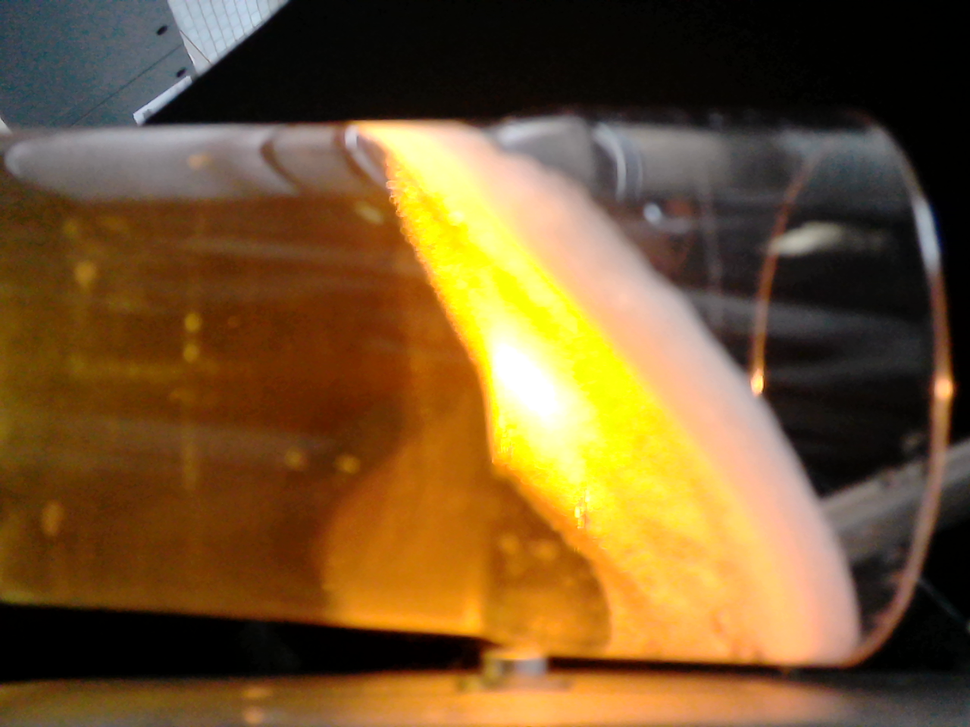
#> input picture tests/testimages/Bilder_ok/img672.png, 970 x 727 px, shrunk from 1280 x 960 before the run, found by its file name
$ python Test.py
#> lines starting #> are read from the running program, lines starting #| are printed output that depends on the picture; after the words box and inside, x2 and y2 are one past the last pixel; in counts of white or black regions, pixels touching at a corner belong together
import cv2
import numpy as np

# Load in image
image = cv2.imread('testimages/img672.png')
#> image is the input picture: shape (727, 970, 3); mean B, G, R 45.2, 86.3, 116.5

# Set fixed HSV values
hMin = 0
sMin = 0
vMin = 255
hMax = 179
sMax = 255
vMax = 255

# Set minimum and max HSV values to display
lower = np.array([hMin, sMin, vMin])
upper = np.array([hMax, sMax, vMax])

# Create HSV Image and threshold into a range
hsv = cv2.cvtColor(image, cv2.COLOR_BGR2HSV)
#> hsv: shape (727, 970, 3); mean H, S, V 32.8, 150.6, 117.8
mask = cv2.inRange(hsv, lower, upper)
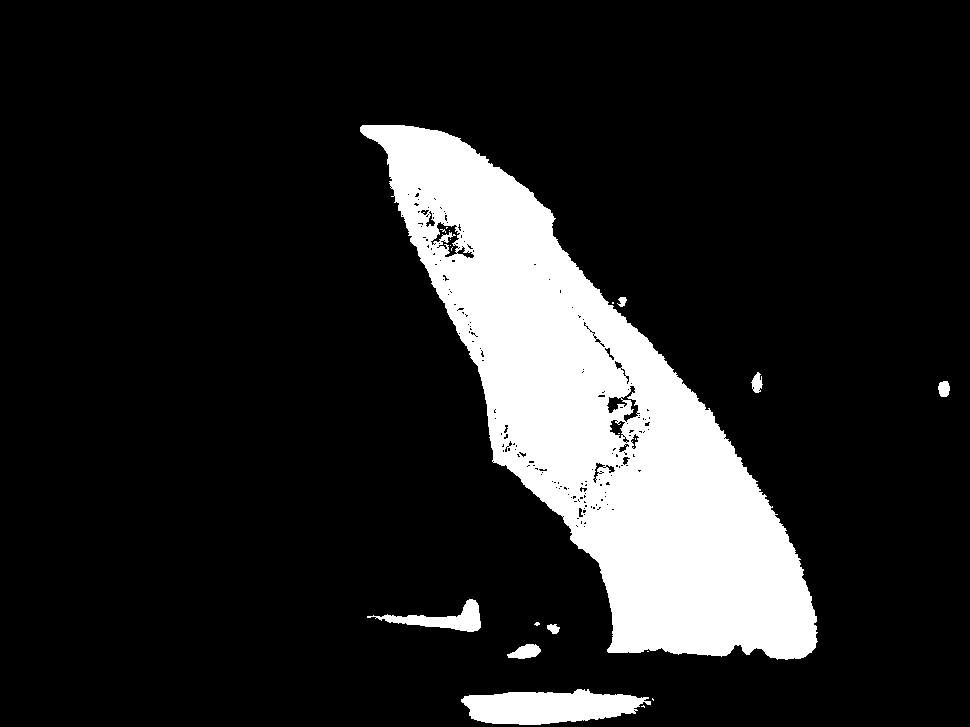
#> mask: shape (727, 970); 14.5% white; 21 white regions (13 under 20 px), largest, box (x1, y1, x2, y2) and area: (360, 125, 818, 660) 95290, (461, 689, 651, 725) 4811, (367, 599, 481, 632) 1332
output = cv2.bitwise_and(image, image, mask=mask)
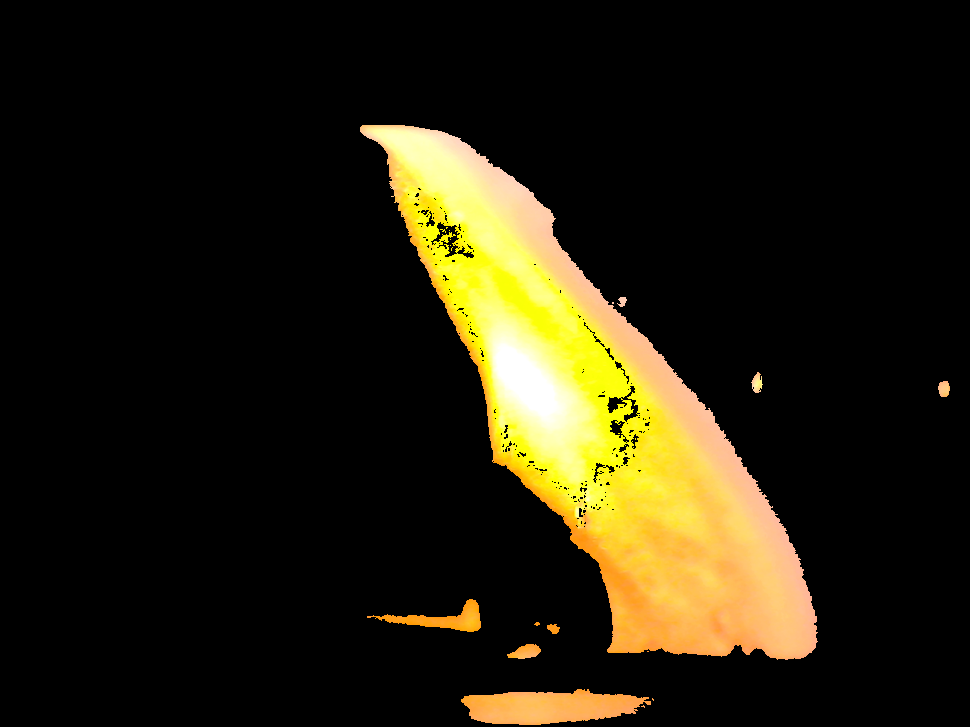
#> output: shape (727, 970, 3); mean B, G, R 13.7, 31.7, 37

# Apply Canny Edge Detection
edges = cv2.Canny(output, 100, 200)
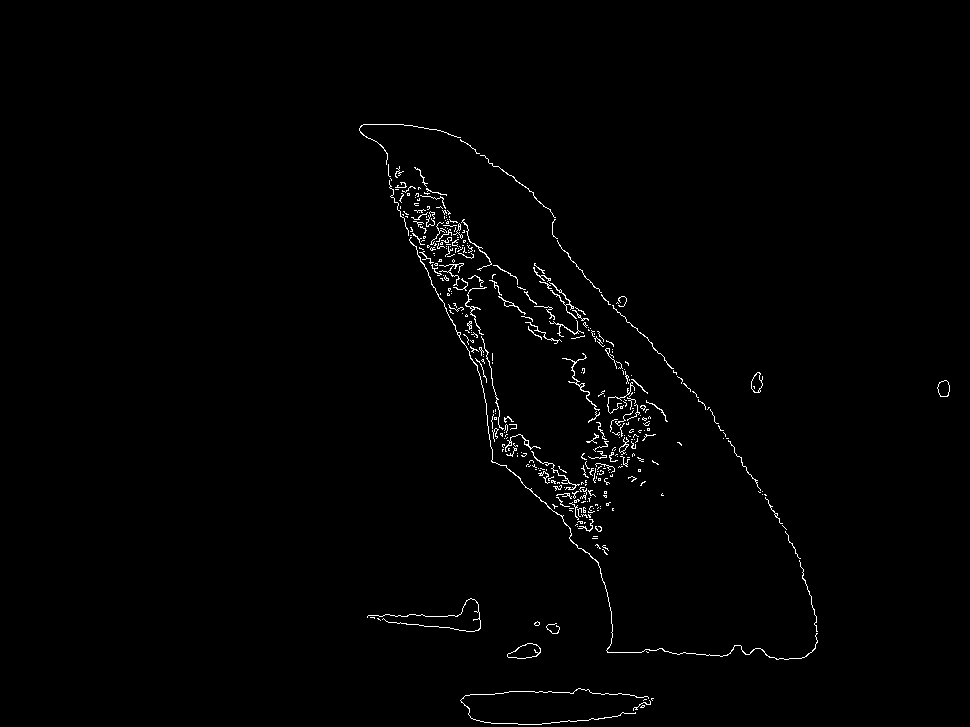
#> edges: shape (727, 970); 1% white in thin lines or dots, all inside (x1, y1, x2, y2) = (359, 124, 950, 725)

# Convert edges to 3 channels to overlay on the original image
edges_colored = cv2.cvtColor(edges, cv2.COLOR_GRAY2BGR)

# Overlay edges on the original image
overlay = cv2.addWeighted(image, 0.8, edges_colored, 0.2, 0)
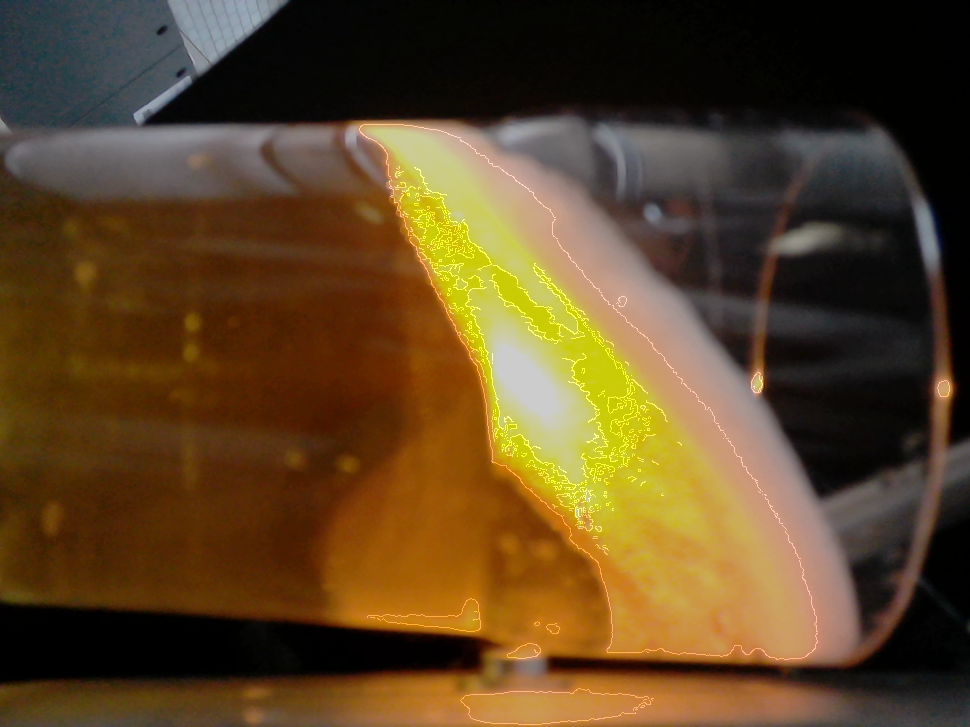
#> overlay: shape (727, 970, 3); mean B, G, R 36.7, 69.6, 93.8

# Display the overlay image
cv2.imshow('Output', output)
cv2.imshow('Edges Overlay', overlay)

# Wait indefinitely until a key is pressed
cv2.waitKey(0)
cv2.destroyAllWindows()

$ run again, with tests/testimages/Bilder_ok/img1435.png copied over tests/testimages/Bilder_ok/img672.png
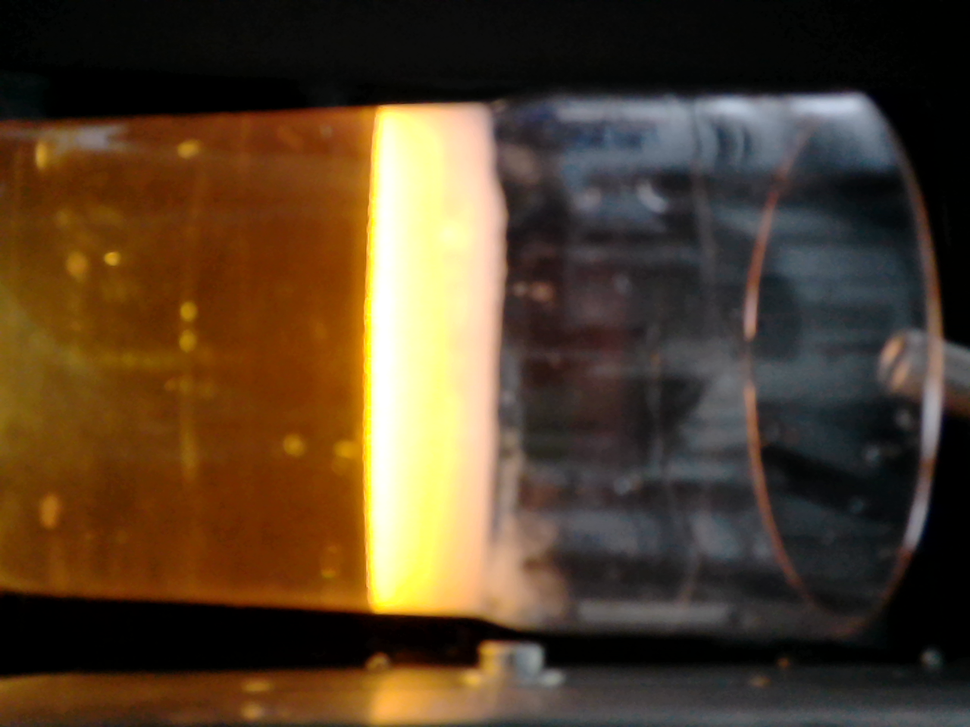
#> input picture tests/testimages/Bilder_ok/img1435.png, 970 x 727 px, shrunk from 1280 x 960 before the run, found by its file name
#> image is the input picture: shape (727, 970, 3); mean B, G, R 42.3, 64, 83.5
#> hsv: shape (727, 970, 3); mean H, S, V 48.8, 120, 86
#> `mask = cv2.inRange(hsv, lower, upper)`:
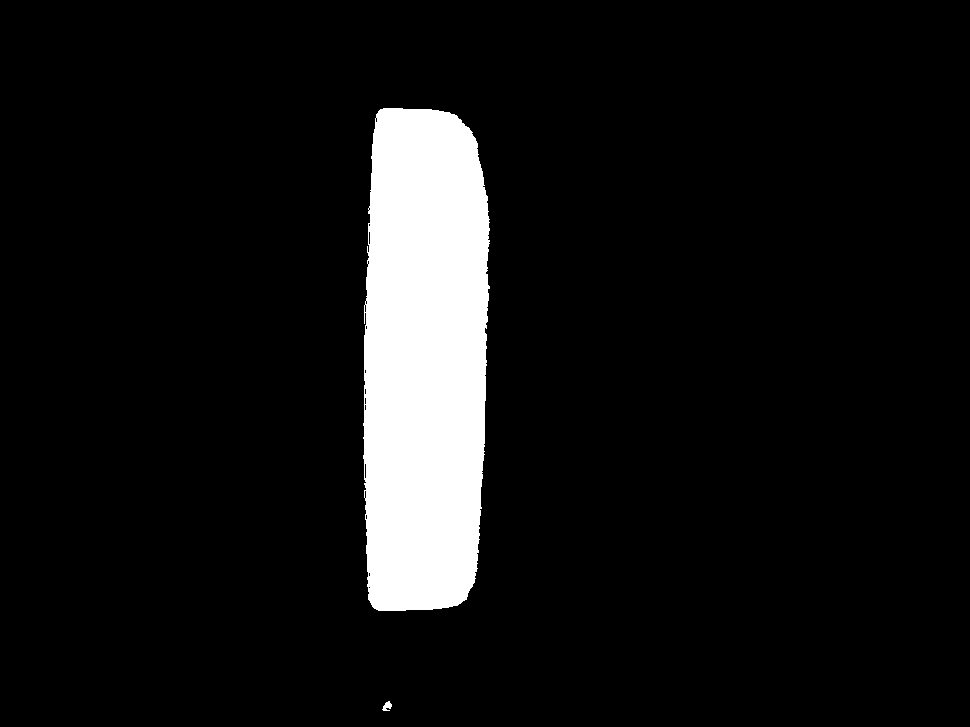
#> mask: shape (727, 970); 8.2% white; 2 white regions, box (x1, y1, x2, y2) and area: (363, 108, 490, 611) 57439, (382, 701, 392, 711) 61
#> edges: shape (727, 970); 0.31% white in thin lines or dots, all inside (x1, y1, x2, y2) = (362, 107, 490, 712)
#> `overlay = cv2.addWeighted(image, 0.8, edges_colored, 0.2, 0)`:
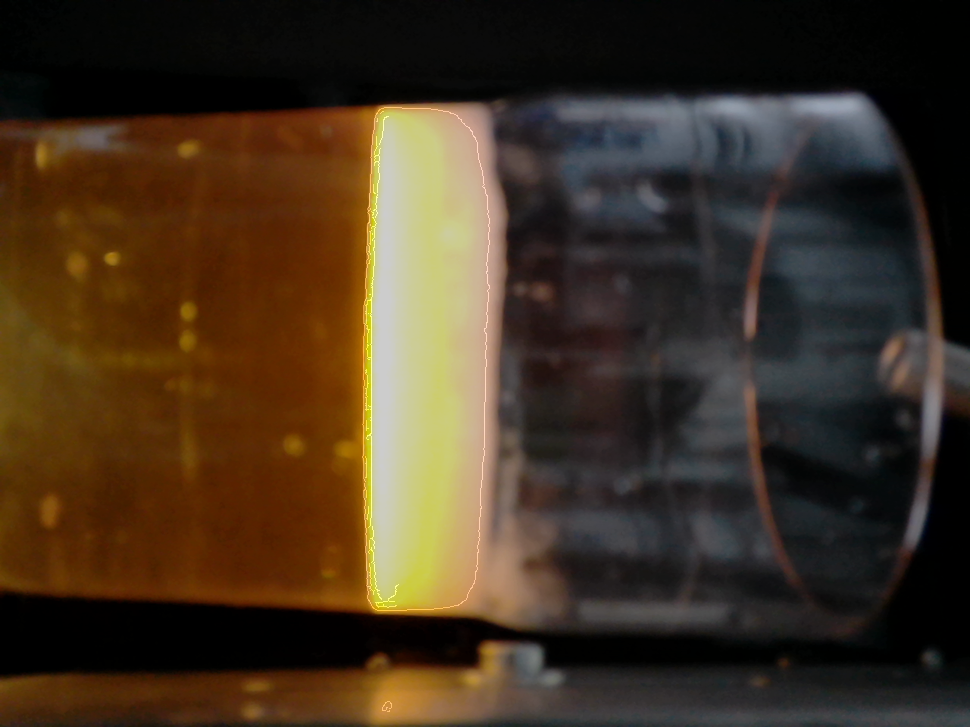
#> overlay: shape (727, 970, 3); mean B, G, R 34, 51.4, 67

$ run again, with tests/testimages/Bilder_ok/img1550.png copied over tests/testimages/Bilder_ok/img672.png
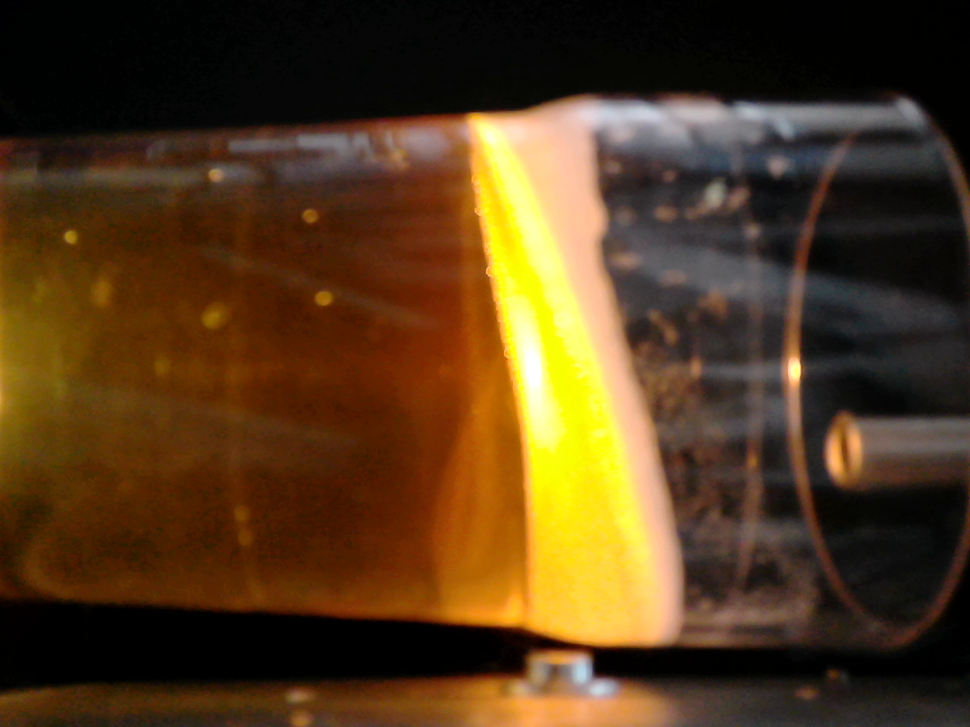
#> input picture tests/testimages/Bilder_ok/img1550.png, 970 x 727 px, shrunk from 1280 x 960 before the run, found by its file name
#> image is the input picture: shape (727, 970, 3); mean B, G, R 27.8, 58.2, 83.6
#> hsv: shape (727, 970, 3); mean H, S, V 32.2, 154.5, 84.1
#> `mask = cv2.inRange(hsv, lower, upper)`:
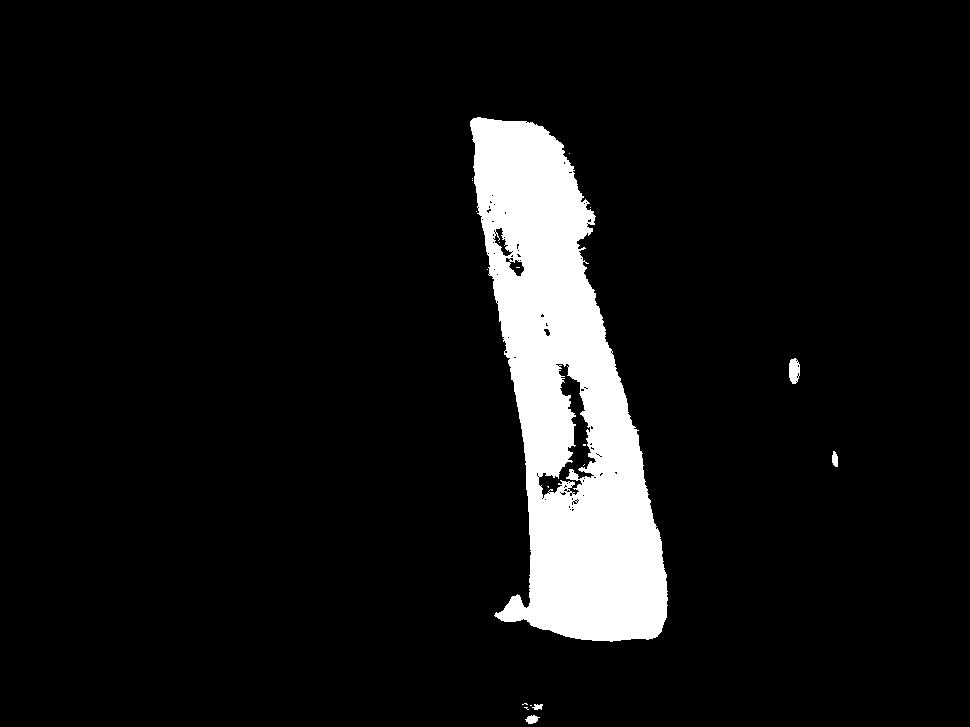
#> mask: shape (727, 970); 8% white; 19 white regions (14 under 20 px), largest, box (x1, y1, x2, y2) and area: (470, 117, 668, 642) 55664, (789, 358, 800, 384) 226, (525, 715, 540, 724) 85, (832, 451, 838, 467) 76, (532, 704, 543, 710) 45
#> edges: shape (727, 970); 0.66% white in thin lines or dots, all inside (x1, y1, x2, y2) = (469, 116, 838, 724)
#> `overlay = cv2.addWeighted(image, 0.8, edges_colored, 0.2, 0)`:
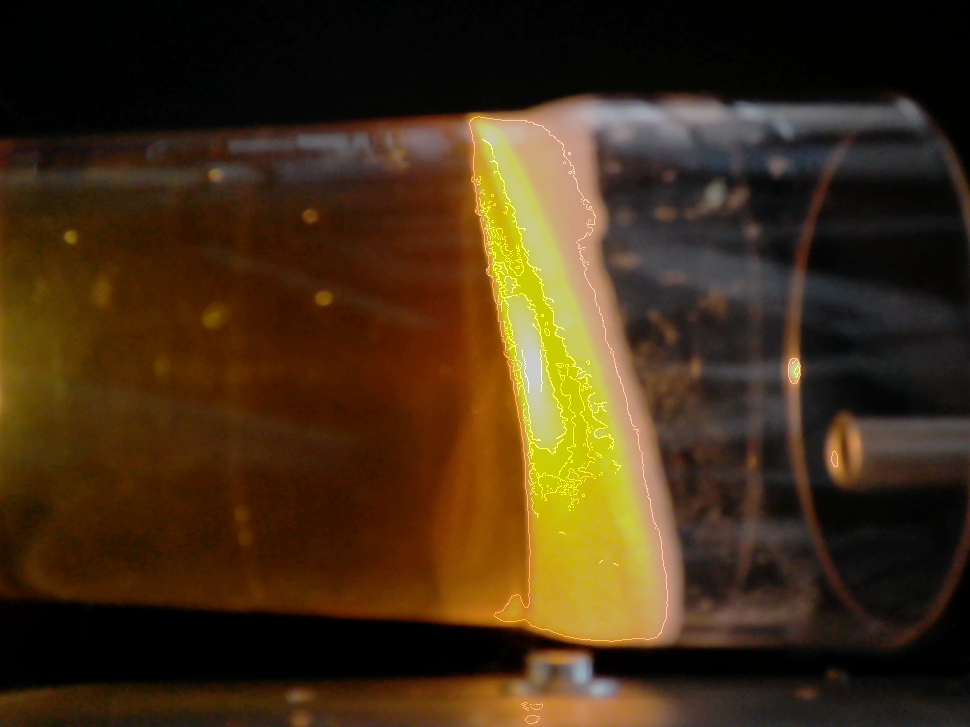
#> overlay: shape (727, 970, 3); mean B, G, R 22.6, 46.9, 67.3
